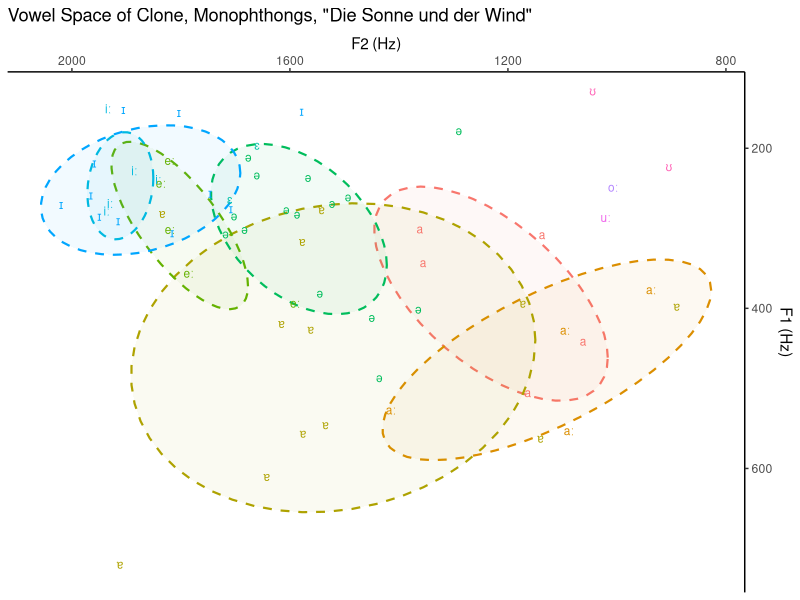
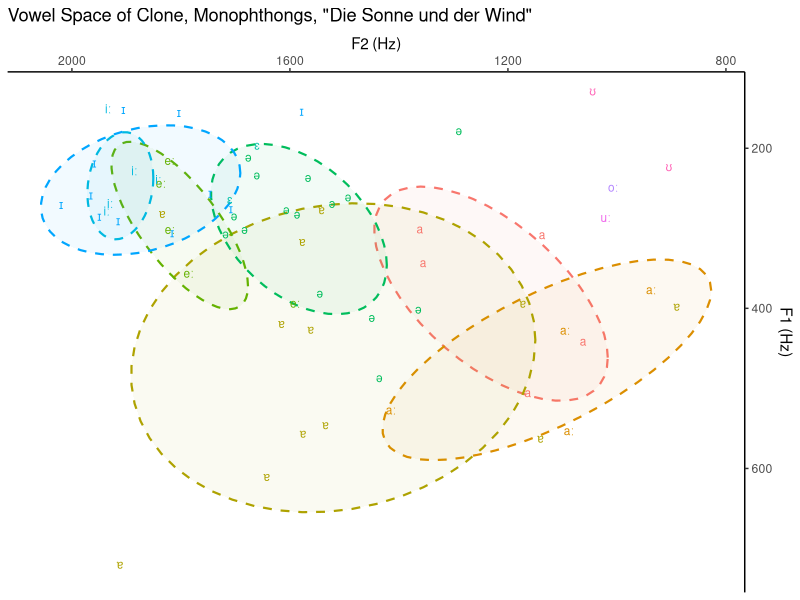

Source code (R) for these figures, in order:
library(dplyr)
library(ggplot2)


MONOPHTHONGS <- c("iː", "ɪ", "a", "aː", "ə", "ɛ", "eː", "ɐ", 
                  "ɔ", "oː", "ʊ", "uː", "œ", "øː", "ʏ", "yː")
NASALS <- c("n", "n̩", "m", "m̩", "ɲ", "ŋ")
LIQUIDS <- c("l", "l̩", "ʁ")


to_bark <- function(f) {
  return (13 * atan(0.00076 * f) + 3.5 * atan((f / 7500) ** 2))
}

# Read CSV
my_vowels <- read.csv("./formants.csv", sep = ";", nrows = 0) %>%
  filter(phone %in% MONOPHTHONGS, !(next_phone %in% c(NASALS, LIQUIDS)))

# Filter out failed formant tracking
my_vowels <- my_vowels %>%
  filter(f1 < 800, f2 < 2500)

# Calculate bark formant values
my_vowels$b1 <- eval(to_bark(my_vowels$f1), my_vowels)
my_vowels$b2 <- eval(to_bark(my_vowels$f2), my_vowels)

# Plot
p <- my_vowels %>%
  ggplot(.)+
  aes(x = f2, y = f1, color = phone, label = phone)+
  stat_ellipse(type = "t", level = 0.67, linetype = 2, linewidth = 0.75,
               geom = "polygon", alpha = 0.05, aes(fill = phone))+
  theme_classic()+
  theme(legend.position = "none")+
  scale_x_reverse(position = "top", name = "F2 (Hz)")+
  scale_y_reverse(position = "right", name = "F1 (Hz)")+
  geom_text(hjust=0, vjust=0, size = 3)+
  ggtitle("Vowel Space of Clone, Monophthongs, \"Die Sonne und der Wind\"")

# Display plot
ggsave("ggplot.pdf", device=cairo_pdf)
print(p)
